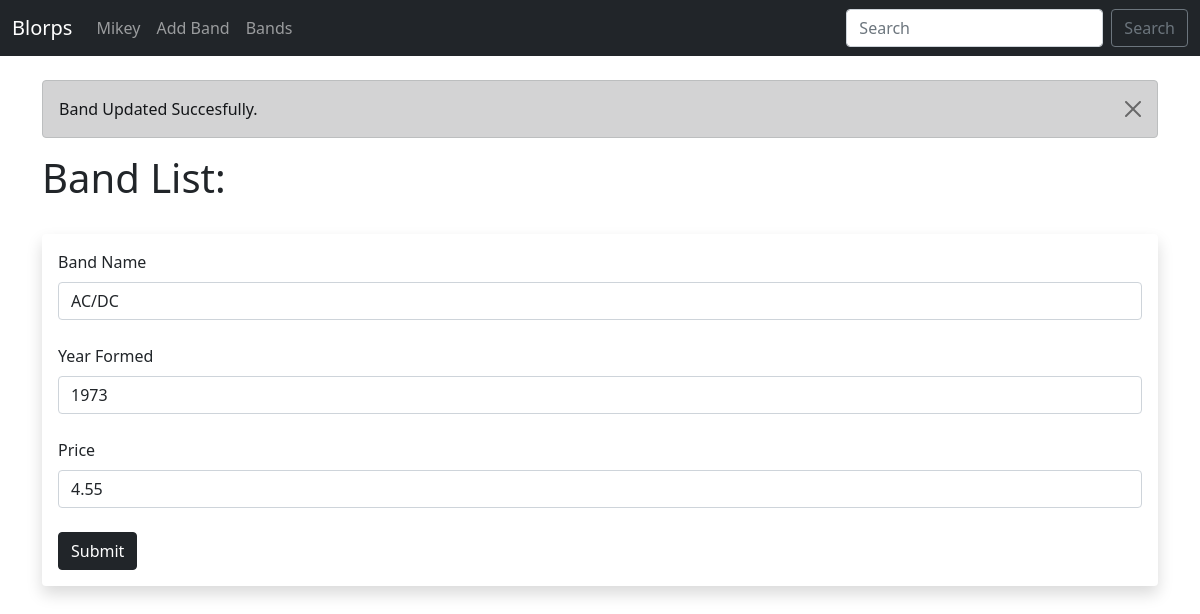
Page /update/4 on the committed database.
### main.py (models this page shows, shortened)
class Bands(db.Model):
    id = db.Column(db.Integer, primary_key=True)
    band = db.Column(db.String(50), nullable=False)
    year_formed = db.Column(db.Integer, nullable=False)
    price = db.Column(db.Integer)

### main.py (the view)
@app.route("/update/<int:id>", methods=['GET', 'POST'])
def update(id):
    form = BandForm()
    band_to_update = Bands.query.get_or_404(id)
    if request.method == "POST":
        band_to_update.band = request.form["band"]
        band_to_update.year_formed = request.form["year_formed"]
        band_to_update.price = request.form["price"]
        try:
            db.session.commit()
            flash("Band Updated Succesfully.")
            return render_template("update.html",
                form=form,
                band_to_update = band_to_update)
        except:
            flash("Error!")
            return render_template("update.html",
                form=form,
                band_to_update = band_to_update)
    else:
        flash("Band Updated Succesfully.")
        return render_template("update.html",
            form=form,
            band_to_update = band_to_update)

### main.py
class BandForm(FlaskForm):
    band = StringField("Band Name", validators=[DataRequired()])
    year_formed = IntegerField("Year Formed", validators=[DataRequired()])
    price = IntegerField("Price", validators=[DataRequired()])
    submit = SubmitField("Submit")

### templates/update.html (shortened to what this page needs)
{% extends 'base.html' %}
{% block content %}
{% for message in get_flashed_messages() %}
    <div class="alert alert-dark alert-dismissible fade show" role="alert">
        {{ message }}
        <button type="button" class="btn-close" data-bs-dismiss="alert" aria-label="Close"></button>
    </div>
{% endfor %}
{% if band %}
    <h1>Update Band!</h1>
{% else %}
    <h1>Band List:</h1>
    <br/>
<div class="shadow p-3 mb-5 bg-body rounded">
    <form action="/update/{{ band_to_update.id }}" method="POST">
        {{ form.band.label(class="form-label") }}
        {{ form.band(
        class="form-control",
        value=band_to_update.band) }}
        <br/>
        {{ form.year_formed.label(class="form-label") }}
        {{ form.year_formed(
        class="form-control",
        value=band_to_update.year_formed) }}
        <br/>
        {{ form.price.label(class="form-label") }}
        {{ form.price(
        class="form-control",
        value=band_to_update.price) }}
        <br/>
        {{ form.submit(class="btn btn-dark") }}
    </form>
</div>
<br/><br/><br/>
{% endif %}
{% endblock %}

### rows in the picture
Bands: band "AC/DC", year_formed "1973", price "4.55"

### other values in the picture
{{ message }} "Band Updated Succesfully."
